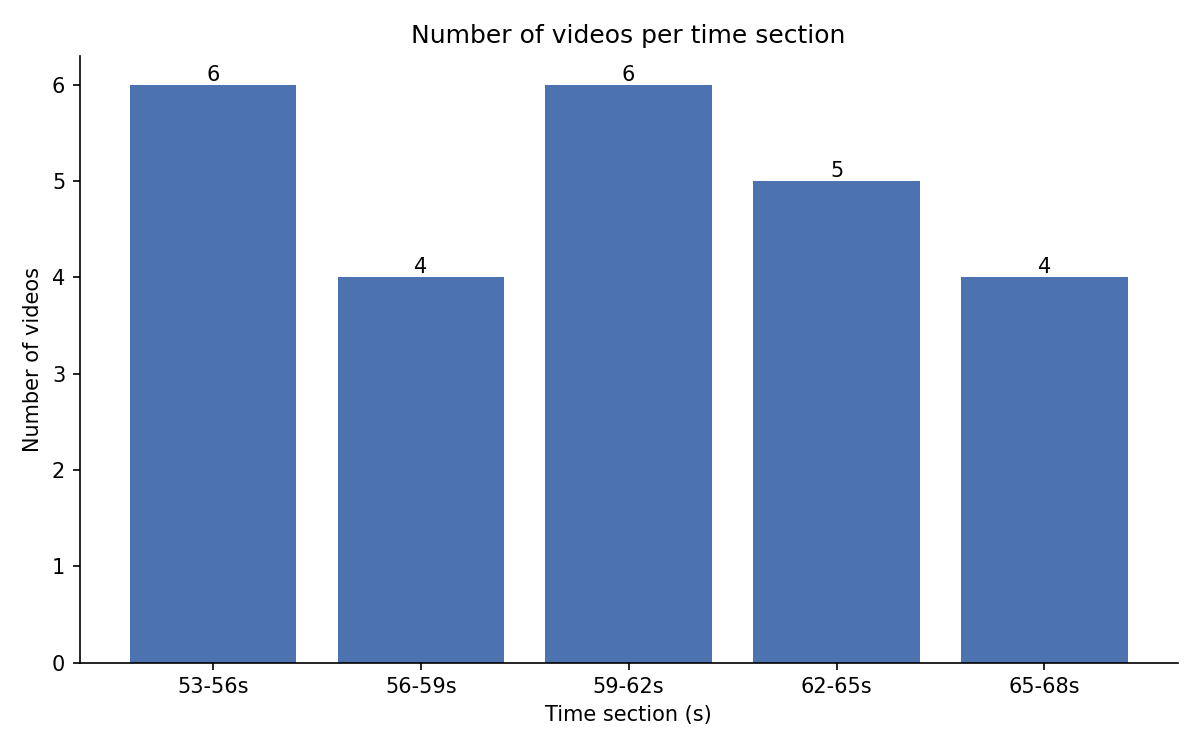

Reproduce this figure in Python.
import re
from pathlib import Path

import matplotlib.pyplot as plt

VIDEO_DIR = Path("stimuli/video")
OUTPUT_PATH = Path("stimuli/histogram_num.png")

# x축 구간 (초 단위, 3초 간격)
BIN_EDGES = [53, 56, 59, 62, 65, 68]
BIN_LABELS = ["53-56s", "56-59s", "59-62s", "62-65s", "65-68s"]

# 파일명 맨 앞의 초 숫자를 읽어옴 (예: "60.03s_type1.mp4" -> 60.03)
FILENAME_PATTERN = re.compile(r"^(\d+(?:\.\d+)?)s")


def get_video_seconds():
    """video 폴더의 각 mp4 파일에서 초(seconds) 값을 뽑아 리스트로 반환"""
    seconds_list = []

    for video_path in sorted(VIDEO_DIR.glob("*.mp4")):
        match = FILENAME_PATTERN.match(video_path.name)
        if match:
            seconds_list.append(float(match.group(1)))

    return seconds_list


def count_videos_per_bin(seconds_list):
    """구간별(53-56s, 56-59s, ...) 영상 개수를 세서 리스트로 반환"""
    counts = [0] * len(BIN_LABELS)

    for seconds in seconds_list:
        for i in range(len(BIN_LABELS)):
            lower = BIN_EDGES[i]
            upper = BIN_EDGES[i + 1]
            if lower <= seconds < upper:
                counts[i] += 1
                break
        else:
            print(f"경고: {seconds}s는 구간(53-68s) 밖이라 히스토그램에 포함되지 않았습니다.")

    return counts


def plot_histogram(counts):
    """구간별 영상 개수를 막대그래프로 그리고 파일로 저장"""
    fig, ax = plt.subplots(figsize=(8, 5))

    bars = ax.bar(BIN_LABELS, counts, color="#4C72B0")

    # 막대 위에 개수 숫자 표시
    for bar in bars:
        height = bar.get_height()
        ax.text(
            bar.get_x() + bar.get_width() / 2,
            height,
            str(int(height)),
            ha="center",
            va="bottom",
        )

    ax.set_xlabel("Time section (s)")
    ax.set_ylabel("Number of videos")
    ax.set_title("Number of videos per time section")

    # 위/오른쪽 테두리 제거 (더 깔끔하게)
    ax.spines["top"].set_visible(False)
    ax.spines["right"].set_visible(False)

    fig.tight_layout()
    fig.savefig(OUTPUT_PATH, dpi=150)
    print(f"히스토그램 저장 완료: {OUTPUT_PATH}")


def main():
    if not VIDEO_DIR.exists():
        raise FileNotFoundError("Video directory not found.")

    seconds_list = get_video_seconds()
    counts = count_videos_per_bin(seconds_list)

    for label, count in zip(BIN_LABELS, counts):
        print(f"{label}: {count}개")

    plot_histogram(counts)


if __name__ == "__main__":
    main()
